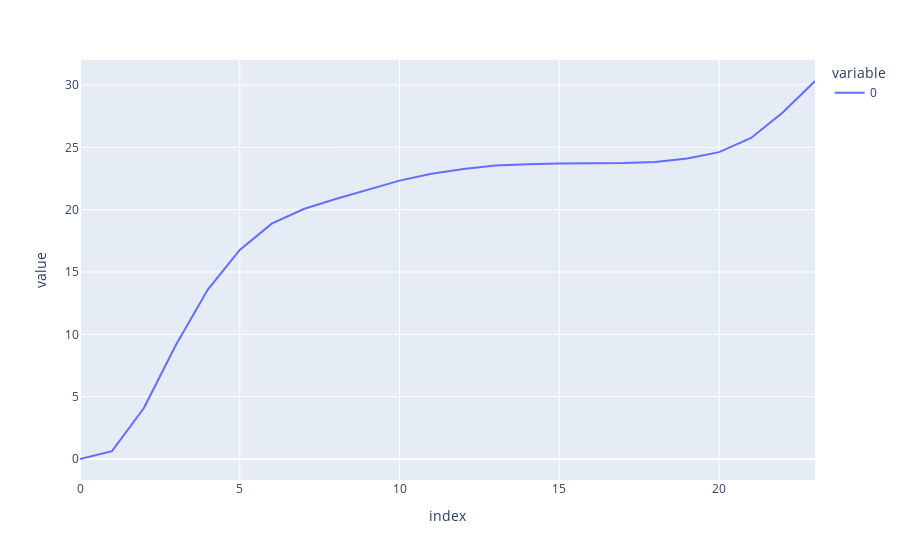

Here is the notebook cell this chart was saved with:
### Code cell
avg_ep_returns = pd.Series(
    outs["metrics"]["returned_episode_returns"].mean(axis=(0, 2, 3))
)
n_episodes = avg_ep_returns.shape[0]
px.line(avg_ep_returns)

### Figure 1 — Plotly figure (JSON) as saved in the notebook; plotly's stock layout.template omitted (floating-point values rounded to 4 significant figures)
{"data": [{"hovertemplate": "variable=0<br>index=%{x}<br>value=%{y}<extra></extra>", "legendgroup": "0", "line": {"color": "#636efa", "dash": "solid"}, "marker": {"symbol": "circle"}, "mode": "lines", "name": "0", "orientation": "v", "showlegend": true, "type": "scatter", "x": [0, 1, 2, 3, 4, 5, 6, 7, 8, 9, 10, 11, 12, 13, 14, 15, 16, 17, 18, 19, 20, 21, 22, 23], "xaxis": "x", "y": [0.0005325, 0.6274, 4.088, 9.144, 13.59, 16.77, 18.87, 20.05, 20.85, 21.6, 22.33, 22.89, 23.27, 23.53, 23.64, 23.7, 23.72, 23.74, 23.83, 24.1, 24.61, 25.75, 27.81, 30.32], "yaxis": "y"}], "layout": {"legend": {"title": {"text": "variable"}, "tracegroupgap": 0}, "margin": {"t": 60}, "xaxis": {"anchor": "y", "domain": [0, 1], "title": {"text": "index"}}, "yaxis": {"anchor": "x", "domain": [0, 1], "title": {"text": "value"}}}}
